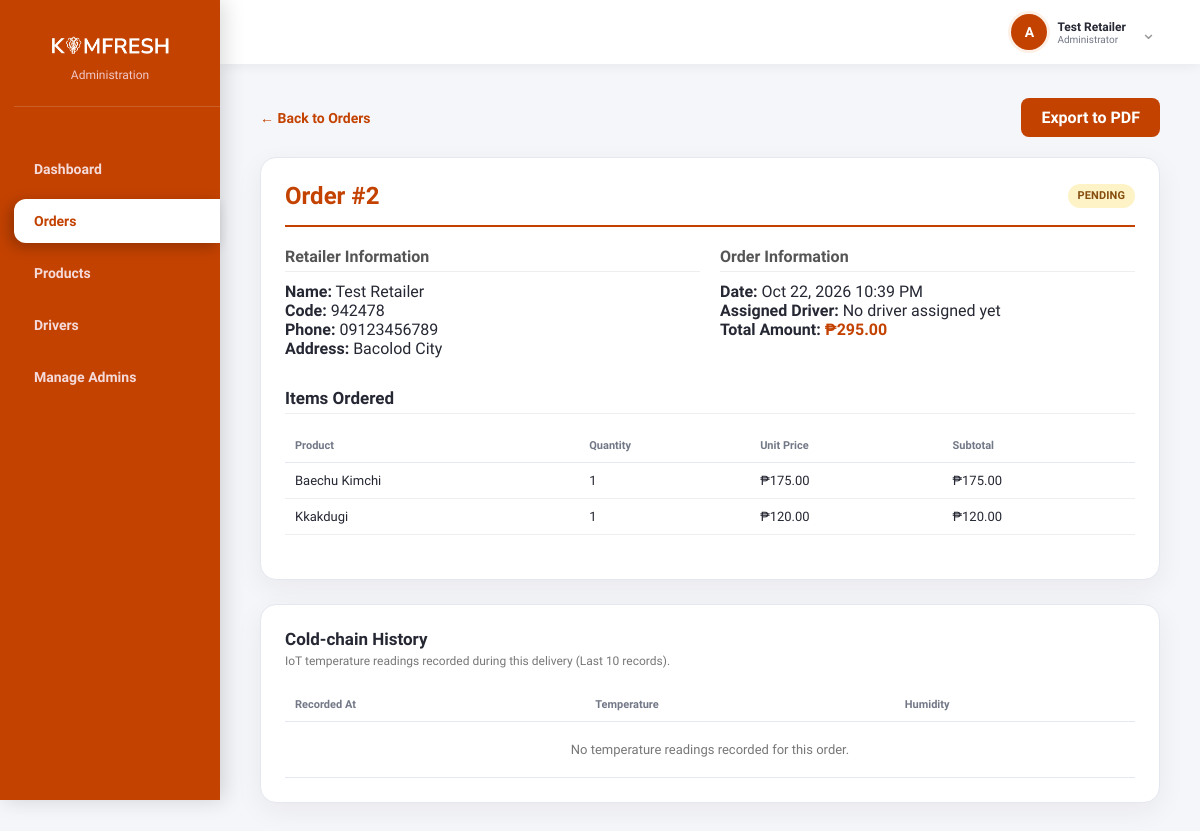
The app's page /php-web/view_order.php?id=2 (signed in) with its own data.
### tables this page shows
CREATE TABLE `order` (
  `order_id` int NOT NULL AUTO_INCREMENT,
  `retailer_id` int DEFAULT NULL,
  `order_date` datetime DEFAULT CURRENT_TIMESTAMP,
  `total_amount` decimal(10,2) DEFAULT NULL,
  `order_status` varchar(20) DEFAULT 'pending',
  PRIMARY KEY (`order_id`),
  KEY `retailer_id` (`retailer_id`),
  CONSTRAINT `order_ibfk_1` FOREIGN KEY (`retailer_id`) REFERENCES `retailer` (`retailer_id`)
);

CREATE TABLE `retailer` (
  `retailer_id` int NOT NULL AUTO_INCREMENT,
  `name` varchar(100) DEFAULT NULL,
  `email` varchar(100) DEFAULT NULL,
  `phone` varchar(20) DEFAULT NULL,
  `password_hash` varchar(255) DEFAULT NULL,
  `address` text,
  `created_at` datetime DEFAULT CURRENT_TIMESTAMP,
  `customer_code` varchar(10) DEFAULT NULL,
  PRIMARY KEY (`retailer_id`),
  UNIQUE KEY `email` (`email`),
  UNIQUE KEY `customer_code` (`customer_code`)
);

CREATE TABLE `order_item` (
  `order_item_id` int NOT NULL AUTO_INCREMENT,
  `order_id` int DEFAULT NULL,
  `product_id` int DEFAULT NULL,
  `quantity` int DEFAULT NULL,
  `unit_price` decimal(10,2) DEFAULT NULL,
  `subtotal` decimal(10,2) DEFAULT NULL,
  PRIMARY KEY (`order_item_id`),
  KEY `order_id` (`order_id`),
  KEY `product_id` (`product_id`),
  CONSTRAINT `order_item_ibfk_1` FOREIGN KEY (`order_id`) REFERENCES `order` (`order_id`),
  CONSTRAINT `order_item_ibfk_2` FOREIGN KEY (`product_id`) REFERENCES `product` (`product_id`)
);

CREATE TABLE `product` (
  `product_id` int NOT NULL AUTO_INCREMENT,
  `name` varchar(100) DEFAULT NULL,
  `sku` varchar(50) DEFAULT NULL,
  `description` text,
  `unit_price` decimal(10,2) DEFAULT NULL,
  `reorder_level` int DEFAULT '5',
  `status` varchar(20) DEFAULT 'available',
  `created_at` datetime DEFAULT CURRENT_TIMESTAMP,
  `stock_quantity` int DEFAULT '0',
  PRIMARY KEY (`product_id`),
  UNIQUE KEY `sku` (`sku`)
);

### php-web/view_order.php (the view, shortened to what this page needs)
<?php
require 'db.php';
$order_id = isset($_GET['id']) ? (int)$_GET['id'] : 0;
$stmt = $conn->prepare("
    SELECT o.*, r.name as retailer_name, r.customer_code, r.address, r.phone
    FROM `order` o
    LEFT JOIN retailer r ON o.retailer_id = r.retailer_id
    WHERE o.order_id = ?
");
$stmt->bind_param("i", $order_id);
$stmt->execute();
$order = $stmt->get_result()->fetch_assoc();
$items = $conn->query("
    SELECT oi.quantity, oi.unit_price, oi.subtotal, p.name AS product_name
    FROM order_item oi
    JOIN product p ON oi.product_id = p.product_id
    WHERE oi.order_id = $order_id
");
$sensor_data = $conn->query("
    SELECT sd.temperature, sd.humidity, sd.reading_timestamp, sd.is_alert
    FROM sensor_data sd
    JOIN delivery d ON sd.delivery_id = d.delivery_id
    WHERE d.order_id = $order_id
    ORDER BY sd.reading_timestamp DESC
    LIMIT 10
");
$driver_query = $conn->query("
    SELECT dr.name as driver_name
    FROM delivery d
    JOIN driver dr ON d.driver_id = dr.driver_id
    WHERE d.order_id = $order_id
");
$driver = $driver_query->fetch_assoc();
$driver_name = $driver ? $driver['driver_name'] : 'No driver assigned yet';
?>
<!DOCTYPE html>
<html lang="en">
<head>
    <link rel="stylesheet" href="css/theme.css">
    <link rel="stylesheet" href="css/dashboard.css">
    <link rel="stylesheet" href="css/orders.css">
    <link rel="stylesheet" href="css/flow.css">
    <link rel="stylesheet" href="css/responsive.css">
</head>
<body>
    <div class="dashboard-layout">
        <aside class="sidebar no-print">
            <div class="sidebar-brand">
                <img src="logo.png" alt="KimFresh" class="logo">
                <p>Administration</p>
            </div>
            <nav class="menu">
                <a href="dashboard.php">Dashboard</a>
                <a href="orders.php" class="active">Orders</a>
                <a href="products.php">Products</a>
                <a href="drivers.php">Drivers</a>
                <?php if ($_SESSION['admin_id'] == 1): ?>
                    <a href="superadmin.php">Manage Admins</a>
                <?php endif; ?>
            </nav>
        </aside>
        <div class="main-area">
            <header class="top-header no-print">
                <div class="profile-menu" id="profileMenu">
                    <button type="button" class="profile-trigger" onclick="toggleProfileMenu(event)">
                        <div class="avatar">A</div>
                        <div class="user-info" style="text-align: left;">
                            <p class="user-name" style="margin: 0;"><?php echo $_SESSION['admin_name']; ?></p>
                            <p class="user-role" style="margin: 0;">Administrator</p>
                        </div>
                        <span style="font-size: 18px; color: #999; margin-left: 5px;">⌄</span>
                    </button>
                </div>
            </header>
            <main class="main-content">
                <div style="margin-bottom: 20px; display: flex; justify-content: space-between; align-items: center;" class="no-print">
                    <a href="orders.php" class="back-link" style="color: #C34200; text-decoration: none; font-weight: bold; font-size: 14px;">&larr; Back to Orders</a>
                    <a href="?id=<?php echo $order_id; ?>&export_pdf=1" download="KimFresh_Order_<?php echo $order_id; ?>.pdf" class="btn-export">Export to PDF</a>
                </div>
                <div class="table-section" style="margin-bottom: 24px;">
                    <div style="display: flex; justify-content: space-between; align-items: center; border-bottom: 2px solid #C34200; padding-bottom: 15px; margin-bottom: 20px;">
                        <h2 style="color: #C34200; margin: 0;">Order #<?php echo $order_id; ?></h2>
                        <span class="status-pill <?php echo strtolower($order['order_status']); ?>">
                            <?php echo strtoupper(str_replace('_', ' ', $order['order_status'])); ?>
                        </span>
                    </div>
                    <div style="display: grid; grid-template-columns: 1fr 1fr; gap: 20px; margin-bottom: 30px;">
                        <div>
                            <h4 style="color: #555; margin-bottom: 10px; border-bottom: 1px solid #eee; padding-bottom: 5px;">Retailer Information</h4>
                            <p><strong>Name:</strong> <?php echo htmlspecialchars($order['retailer_name']); ?></p>
                            <p><strong>Code:</strong> <?php echo htmlspecialchars($order['customer_code']); ?></p>
                            <p><strong>Phone:</strong> <?php echo htmlspecialchars($order['phone']); ?></p>
                            <p><strong>Address:</strong> <?php echo htmlspecialchars($order['address']); ?></p>
                        </div>
                        <div>
                            <h4 style="color: #555; margin-bottom: 10px; border-bottom: 1px solid #eee; padding-bottom: 5px;">Order Information</h4>
                            <p><strong>Date:</strong> <?php echo date('M d, Y h:i A', strtotime($order['order_date'])); ?></p>
                            <p><strong>Assigned Driver:</strong> <?php echo htmlspecialchars($driver_name); ?></p>
                            <p><strong>Total Amount:</strong> <span style="color: #C34200; font-weight: bold; font-size: 16px;">₱<?php echo number_format($order['total_amount'], 2); ?></span></p>
                        </div>
                    </div>
                    <h3 style="margin-bottom: 15px; border-bottom: 1px solid #eee; padding-bottom: 5px;">Items Ordered</h3>
                    <div class="table-responsive">
                        <table class="items-table" style="width: 100%; border-collapse: collapse; margin-bottom: 20px;">
                            <thead>
                                <tr>
                                    <th style="text-align: left; padding: 10px;">Product</th>
                                    <th style="text-align: left; padding: 10px;">Quantity</th>
                                    <th style="text-align: left; padding: 10px;">Unit Price</th>
                                    <th style="text-align: left; padding: 10px;">Subtotal</th>
                                </tr>
                            </thead>
                            <tbody>
                                <?php
                                if ($items->num_rows > 0) {
                                    $items->data_seek(0);
                                    while($item = $items->fetch_assoc()) {
                                        echo "<tr>";
                                        echo "<td style='padding: 10px; border-bottom: 1px solid #eee;'>" . htmlspecialchars($item['product_name']) . "</td>";
                                        echo "<td style='padding: 10px; border-bottom: 1px solid #eee;'>" . $item['quantity'] . "</td>";
                                        echo "<td style='padding: 10px; border-bottom: 1px solid #eee;'>₱" . number_format($item['unit_price'], 2) . "</td>";
                                        echo "<td style='padding: 10px; border-bottom: 1px solid #eee;'>₱" . number_format($item['subtotal'], 2) . "</td>";
                                        echo "</tr>";
                                    }
                                } else {
                                    echo "<tr><td colspan='4' style='padding: 20px; text-align: center; color: #777;'>No items found for this order.</td></tr>";
                                }
                                ?>
                            </tbody>
                        </table>
                    </div>
                </div>
                <div class="table-section">
                    <h3 style="margin-bottom: 5px;">Cold-chain History</h3>
                    <p style="font-size: 12px; color: #777; margin-bottom: 20px;">IoT temperature readings recorded during this delivery (Last 10 records).</p>
                    <div class="table-responsive">
                        <table class="items-table" style="width: 100%; border-collapse: collapse;">
                            <thead>
                                <tr>
                                    <th style="text-align: left; padding: 10px;">Recorded At</th>
                                    <th style="text-align: left; padding: 10px;">Temperature</th>
                                    <th style="text-align: left; padding: 10px;">Humidity</th>
                                </tr>
                            </thead>
                            <tbody>
                                <?php
                                if ($sensor_data->num_rows > 0) {
                                    while($sensor = $sensor_data->fetch_assoc()) {
                                        $tempColor = $sensor['is_alert'] ? '#991b1b' : '#166534';
                                        echo "<tr>";
                                        echo "<td style='padding: 10px; border-bottom: 1px solid #eee;'>" . date('M d, Y h:i A', strtotime($sensor['reading_timestamp'])) . "</td>";
                                        echo "<td style='padding: 10px; border-bottom: 1px solid #eee; font-weight: bold; color: " . $tempColor . ";'>" . $sensor['temperature'] . "°C</td>";
                                        echo "<td style='padding: 10px; border-bottom: 1px solid #eee;'>" . $sensor['humidity'] . "%</td>";
                                        echo "</tr>";
                                    }
                                } else {
                                    echo "<tr><td colspan='3' style='padding: 20px; text-align: center; color: #777;'>No temperature readings recorded for this order.</td></tr>";
                                }
                                ?>
                            </tbody>
                        </table>
                    </div>
                </div>
            </main>
        </div>
    </div>
</body>
</html>

### php-web/css/theme.css (style rules this page uses)
*, *::before, *::after { font-family: "Nunito Sans", Arial, sans-serif !important; box-sizing: border-box; }
:root { --primary: #C34200; --primary-dark: #9a3400; --primary-soft: #fdf0e6; --bg: #F5F6FA; --surface: #FFFFFF; --line: #E4E7EF; --text: #252733; --muted: #737887; }

### php-web/css/dashboard.css (style rules this page uses)
* { margin: 0; padding: 0; box-sizing: border-box; font-family: "Nunito Sans", Arial, sans-serif; }
body { min-height: 100vh; background: var(--bg); color: var(--text); }
.dashboard-layout { display: flex; min-height: 100vh; }
.sidebar { width: 220px; height: 100vh; position: fixed; top: 0; left: 0; padding: 30px 0 30px 14px; background: var(--primary); color: white; box-shadow: 4px 0 20px rgba(0, 0, 0, 0.15); }
.sidebar-brand { text-align: center; padding-right: 14px; margin-bottom: 40px; padding-bottom: 24px; border-bottom: 1px solid rgba(255, 255, 255, 0.15); }
.logo { width: 130px; height: auto; }
.sidebar-brand p { margin-top: 2px; font-size: 12px; color: #f0c8c8; }
.menu { display: flex; flex-direction: column; gap: 8px; }
.menu a { padding: 14px 20px; text-decoration: none; color: #f5dada; font-size: 14px; font-weight: 700; border-radius: 12px 0 0 12px; transition: background 0.2s, padding-left 0.2s; }
.menu a.active { background: var(--surface); color: var(--primary); box-shadow: -4px 4px 14px rgba(0, 0, 0, 0.25); }
.main-area { margin-left: 220px; width: calc(100% - 220px); }
.top-header { display: flex; justify-content: flex-end; align-items: center; gap: 24px; height: 64px; padding: 0 36px; background: var(--surface); box-shadow: 0 2px 12px rgba(0, 0, 0, 0.06); }
.avatar { width: 36px; height: 36px; display: flex; align-items: center; justify-content: center; font-size: 14px; font-weight: 800; color: white; background: var(--primary); border-radius: 50%; box-shadow: 0 0 0 3px var(--primary-soft); }
.user-name { font-size: 12px; font-weight: 800; }
.user-role { font-size: 10px; color: var(--muted); }
.main-content { padding: 34px 40px; }
.table-section { padding: 24px; background: var(--surface); border-radius: 16px; box-shadow: 0 8px 28px rgba(35, 25, 40, 0.06); border: 1px solid var(--line); }
.table-section h3 { margin-bottom: 14px; font-size: 17px; font-weight: 800; }
.table-responsive { overflow-x: auto; }
table { width: 100%; border-collapse: collapse; }
th, td { padding: 14px; text-align: left; font-size: 13px; }
th { color: white; background: var(--primary); font-weight: 700; }
th:first-child { border-radius: 10px 0 0 10px; }
th:last-child { border-radius: 0 10px 10px 0; }
td { border-bottom: 1px solid var(--line); }
button, input, select, textarea { font: inherit; }
button { transition: transform .16s ease, box-shadow .16s ease, background .16s ease; }
.profile-menu { position: relative; }
.profile-trigger { appearance: none; border: 0; background: transparent; color: inherit; font: inherit; text-align: left; cursor: pointer; padding: 7px 10px; border-radius: 12px; gap: 10px; transition: background .18s ease; }

### php-web/css/flow.css (style rules this page uses)
button, input, select, textarea { font: inherit; }
button { transition: transform .16s ease, box-shadow .16s ease, background .16s ease; }

### php-web/css/responsive.css (style rules this page uses)
.main-area { min-width: 0; }
img, canvas { max-width: 100%; }
.status, .status-pill { white-space: nowrap; }

### php-web/view_order.php (style rules this page uses)
:root { --primary: #C34200; --primary-dark: #9a3400; }
.profile-menu { position: relative; }
.profile-trigger { display: flex; align-items: center; gap: 10px; background: transparent; border: none; cursor: pointer; padding: 8px; border-radius: 10px; transition: 0.2s; }
.btn-export { background: #C34200; color: white; padding: 10px 20px; border: none; border-radius: 8px; font-weight: bold; cursor: pointer; transition: 0.2s; text-decoration: none; display: inline-block; }

### records on screen
order: order_status "PENDING", retailer.name "Test Retailer", retailer.customer_code "942478", retailer.phone "09123456789", retailer.address "Bacolod City", order_date "Oct 22, 2026 10:39 PM", total_amount "295.00"
order_item: product.name "Baechu Kimchi", quantity "1", unit_price "175.00", subtotal "175.00"
order_item: product.name "Kkakdugi", quantity "1", unit_price "120.00", subtotal "120.00"

### other values on screen
$_SESSION['admin_name'] "Test Retailer"
$order_id "2"
$driver_name "No driver assigned yet"
